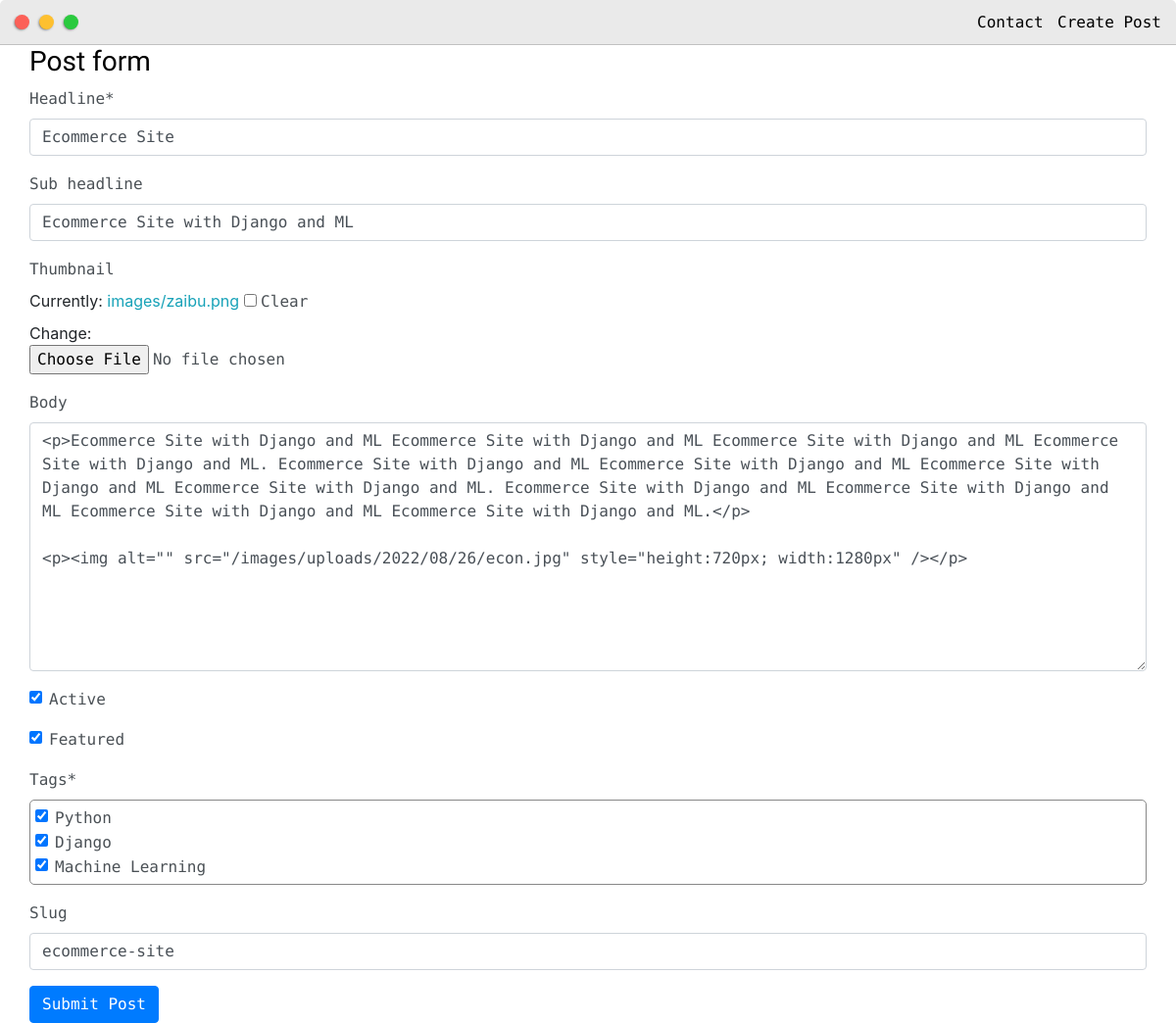
The page /update_post/ecommerce-site/ (signed in) on the database as committed earlier.
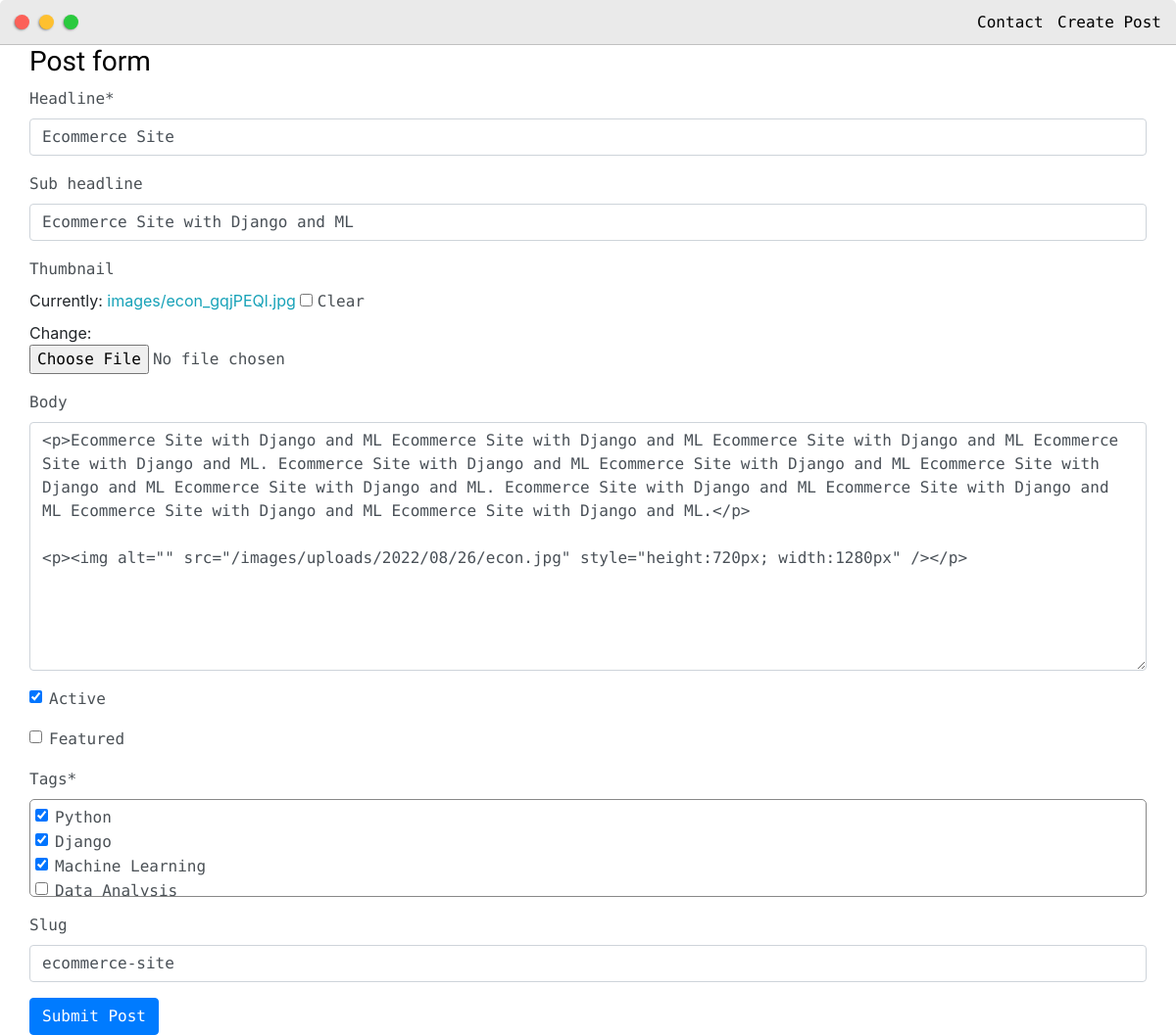
The same page on the database as committed later.
### core/models.py (models this page shows, shortened)
class Post(models.Model):
    headline=models.CharField(max_length=200)
    sub_headline=models.CharField(max_length=200,null=True, blank=True)
    thumbnail = models.ImageField(null=True,blank=True,upload_to="images/",default="placeholder.png")
    body = RichTextUploadingField(null=True, blank=True)
    created = models.DateTimeField(auto_now_add=True)
    active = models.BooleanField(default=False)
    featured = models.BooleanField(default=False)
    tags = models.ManyToManyField(Tag,null=True)
    slug = models.SlugField(null=True, blank=True)
    modified_date = models.DateTimeField(auto_now=True)
    class Meta:
        ordering = ['-modified_date']

### core/views.py (the view)
# urls.py: path('update_post/<slug:slug>/', views.updatePost, name='update_post'),
@login_required(login_url='home')
def updatePost(request,slug):
    post = Post.objects.get(slug=slug)
    form = PostForm(instance=post)
    if request.method == 'POST':
        form = PostForm(request.POST, request.FILES, instance=post)
        if form.is_valid():
            form.save()
        return redirect('posts')
    context = {'form':form}
    return render(request,'core/post_form.html',context)

### core/form.py
class PostForm(ModelForm):
    class Meta:
        model = Post
        fields = '__all__'
        widgets = {
            'tags':forms.CheckboxSelectMultiple(),
        }

### core/models.py (called while the page is built)
    def __str__(self):
        return self.name

### core/templates/core/post_form.html (shortened to what this page needs)
{% extends 'core/main.html' %}
{% load static %}
{% load crispy_forms_tags %}
{% block content %}
<div class="main-container">
    <h3>Post form</h3>
    <form action="" method="POST" enctype="multipart/form-data">
        {{ form|crispy}}
        <input class="btn btn-primary" type="submit" value="Submit Post">
    </form>
</div>
{% endblock content %}

Rows that differ between the two databases and show on the page:
changed Post "Ecommerce Site": featured "☑" → "☐"
Other text that changed with them:
form field tags: "☑ ☑ ☑" → "☑ ☑ ☑ ☐"
text no longer shown: "Headline * Sub headline Thumbnail Currently: images/zaibu.png Clear Change: Body Active Featured Tags * Python Django Machine Learning Slug"
text now shown: "Headline * Sub headline Thumbnail Currently: images/econ_gqjPEQl.jpg Clear Change: Body Active Featured Tags * Python Django Machine Learning Data Analysis Slug"
